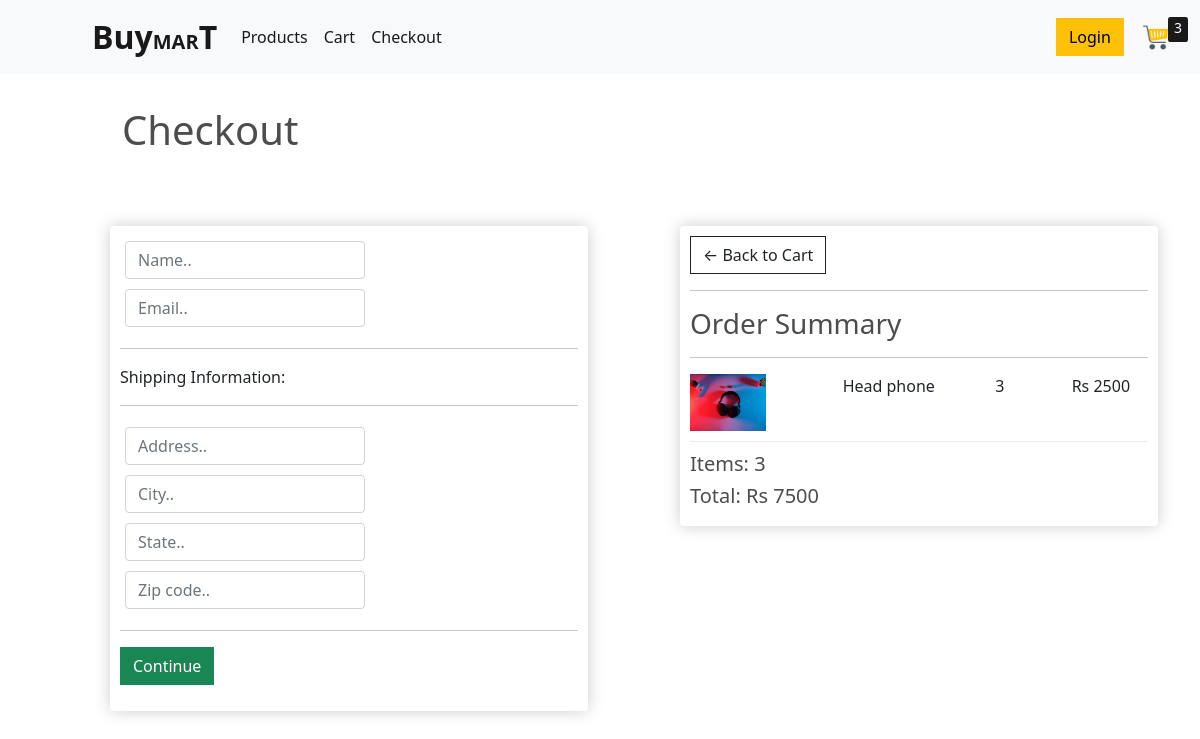
/checkout/ (signed in), run on an earlier commit of the app's database.
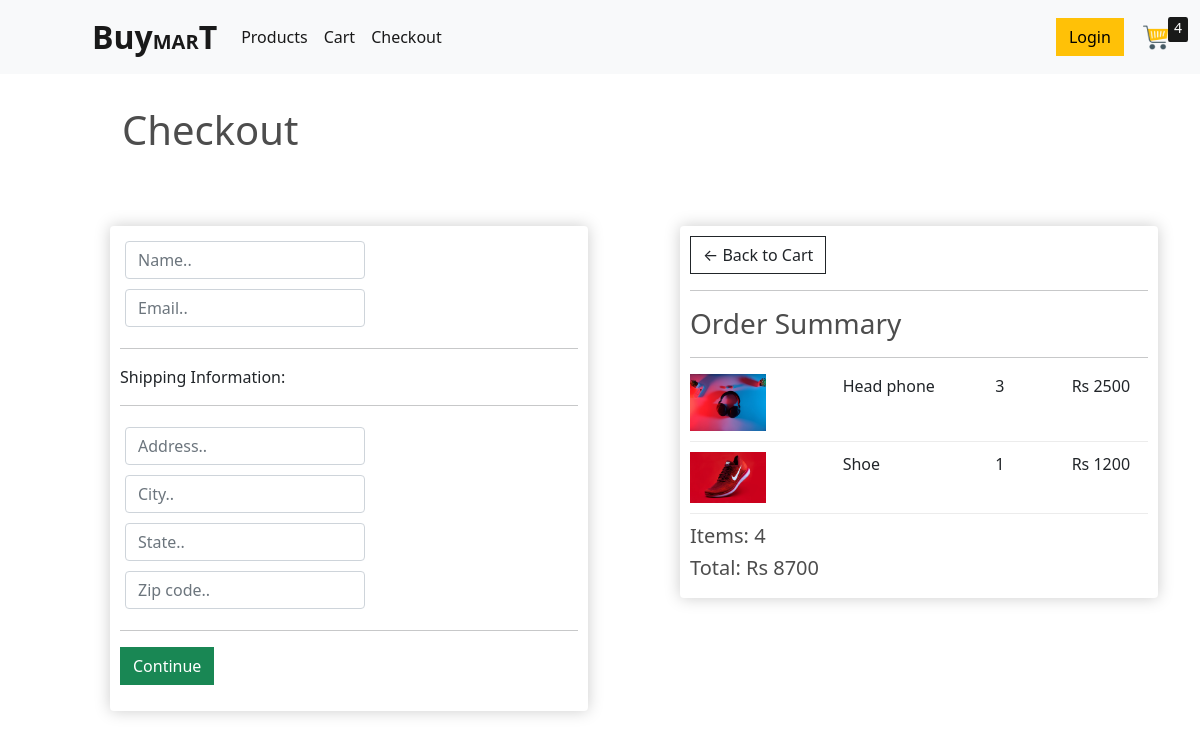
And on a later commit of the database.
### products/models.py (models this page shows, shortened)
class OrderItem(models.Model):
    product = models.ForeignKey(Product, on_delete=models.SET_NULL, null=True)
    order = models.ForeignKey(Order, on_delete=models.SET_NULL, null=True)
    quantity = models.IntegerField(default=0, null=True, blank=True)
    date_added = models.DateTimeField(auto_now_add=True)
    @property
    def get_total(self):
        total = self.product.price * self.quantity
        return total

class Product(models.Model):
    name = models.CharField(max_length=255)
    price = models.FloatField()
    digital = models.BooleanField(default=False, null=True, blank=True)
    image = models.ImageField(null=True, blank=True)
    @property
    def imageURL(self):
        try:
            url = self.image.url
        except:
            url = ''
        return url

class Order(models.Model):
    customer = models.ForeignKey(Customer, on_delete=models.SET_NULL, blank=True, null=True)
    date_ordered = models.DateTimeField(auto_now_add=True)
    complete = models.BooleanField(default=False, null=True, blank=False)
    transaction_id = models.CharField(max_length=100, null=True)
    @property
    def get_cart_total(self):
        orderitems = self.orderitem_set.all()
        total = sum([item.get_total for item in orderitems])
        return total
    @property
    def get_cart_items(self):
        orderitems = self.orderitem_set.all()
        total = sum([item.quantity for item in orderitems])
        return total

### products/views.py (the view)
# urls.py: path('checkout/', views.checkout, name='checkout'),
def checkout(request):
    if request.user.is_authenticated:
        customer = request.user.customer
        order, created = Order.objects.get_or_create(customer=customer, complete=False)
        items = order.orderitem_set.all()
        cartItems = order.get_cart_items
    else:
        items = []
        order = {'get_cart_total': 0, 'get_cart_items': 0}
        cartItems = order['get_cart_items']
    context = {'items': items, 'order': order, 'cartItems': cartItems}
    return render(request, 'render/checkout.html', context)

### products/templates/render/checkout.html (shortened to what this page needs)
{% extends 'render/base.html'%}
{% load static %}
{% block content %}
<h1 class="text">Checkout</h1>
<div class="row">
    <div class="col-lg-6">
        <div class="box-element" id="form-wrapper">
            <form id="form">
                <div id="user-info">
                    <div class="form-field">
                        <input required class="form-control" type="text" name="name" placeholder="Name..">
                    </div>
                    <div class="form-field">
                        <input required class="form-control" type="email" name="email" placeholder="Email..">
                    </div>
                </div>
                <div id="shipping-info">
                    <hr>
                    <p>Shipping Information:</p>
                    <hr>
                    <div class="form-field">
                        <input class="form-control" type="text" name="address" placeholder="Address..">
                    </div>
                    <div class="form-field">
                        <input class="form-control" type="text" name="city" placeholder="City..">
                    </div>
                    <div class="form-field">
                        <input class="form-control" type="text" name="state" placeholder="State..">
                    </div>
                    <div class="form-field">
                        <input class="form-control" type="text" name="zipcode" placeholder="Zip code..">
                    </div>
                </div>
                <hr>
                <input id="form-button" class="btn btn-success btn-block" type="submit" value="Continue">
            </form>
        </div>
        <br>
    </div>
    <div class="col-lg-6">
        <div class="box-element">
            <a class="btn btn-outline-dark" href="{% url 'cart' %}">&#x2190; Back to Cart</a>
            <hr>
            <h3>Order Summary</h3>
            <hr>
            {% for item in items %}
            <div class="cart-row">
                <div style="flex:2"><img class="row-image" src="{{item.product.imageURL}}"></div>
                <div style="flex:2"><p>{{item.product.name}}</p></div>
                <div style="flex:1"><p>{{item.quantity}}</p></div>
                <div style="flex:1"><p>Rs {{item.product.price|floatformat:0}}</p></div>
            </div>
            {% endfor %}
            <h5>Items: {{ order.get_cart_items }}</h5>
            <h5>Total: Rs {{ order.get_cart_total|floatformat:0 }}</h5>
        </div>
    </div>
</div>
{% endblock  %}

What changed in the data, as far as the page shows it:
added OrderItem: product.imageURL (picture), product.name "Shoe", quantity "1", product.price "1200"
computed for Order: get_cart_items "3" → "4"; get_cart_total "7500" → "8700"
Also different on the page:
{{ cartItems }}: "3" → "4"
